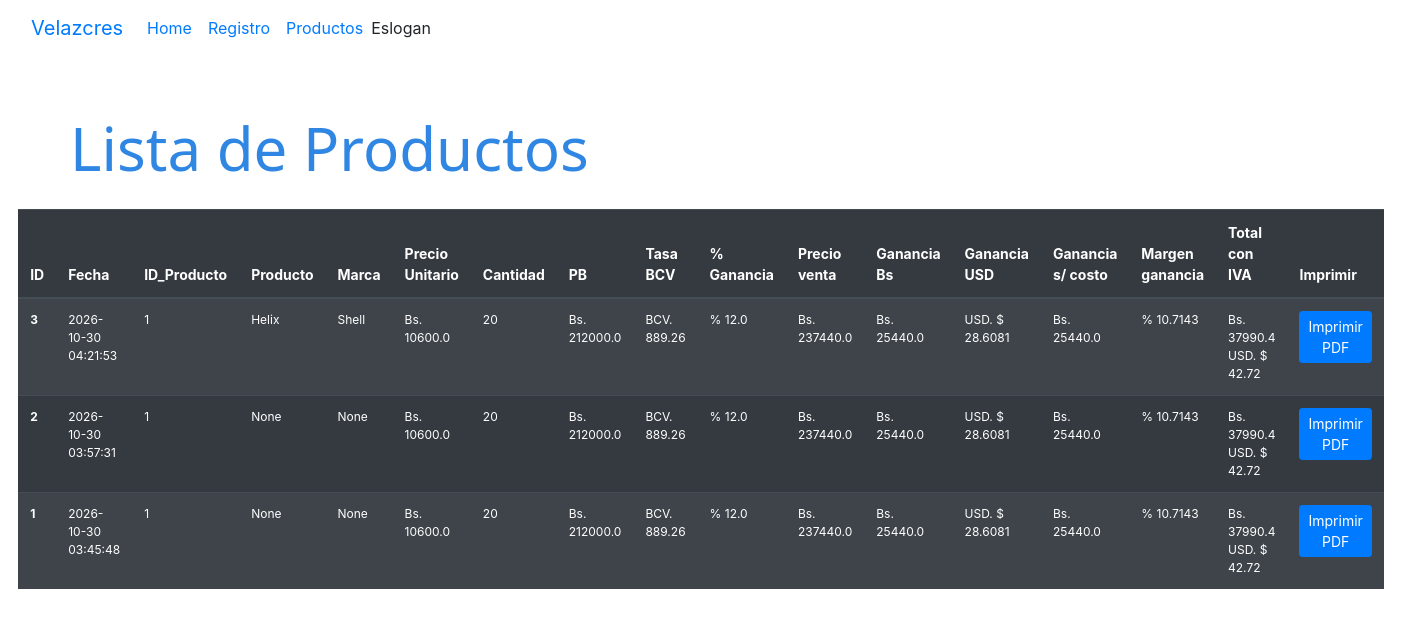
/registros_cotizaciones (signed in), run on an earlier commit of the app's database.
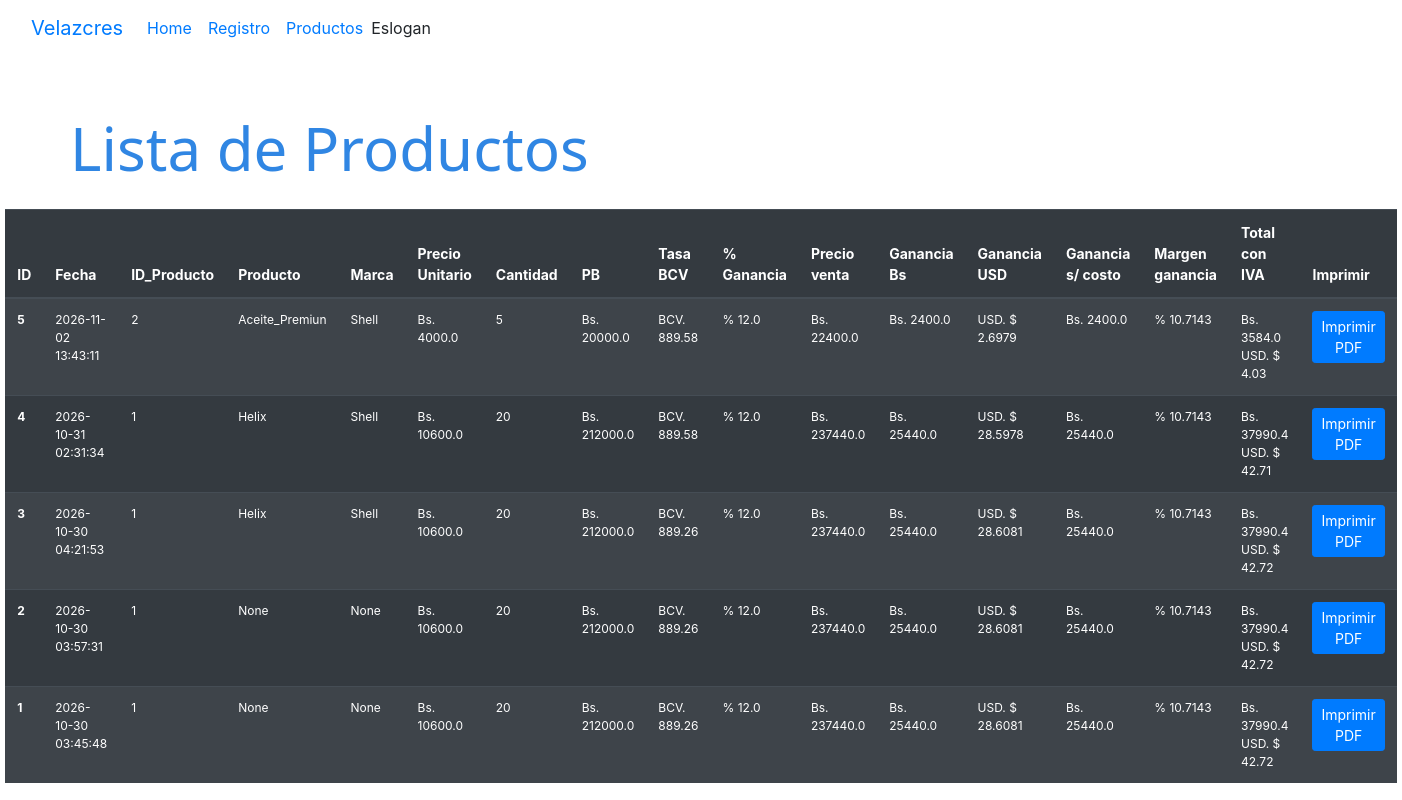
And on a later commit of the database.
### tables this page shows
CREATE TABLE "reg_cotizaciones" (
	"id"	INTEGER,
	"producto_id"	INTEGER NOT NULL,
	"fecha"	TIMESTAMP DEFAULT CURRENT_TIMESTAMP,
	"nombre_producto"	TEXT,
	"marca_producto"	TEXT,
	"precio_unitario"	REAL,
	"cantidad"	INTEGER,
	"precio_total"	REAL,
	"tasa_bcv"	REAL,
	"porcentaje_ganancia"	REAL,
	"precio_venta"	REAL,
	"ganancia_bs"	REAL,
	"ganancia_usd"	REAL,
	"ganancia_sobre_costo"	REAL,
	"margen_ganancia"	REAL,
	"monto_iva"	REAL,
	"precio_con_iva"	REAL,
	"monto_iva_usd"	REAL,
	FOREIGN KEY("producto_id") REFERENCES "productos"("id"),
	PRIMARY KEY("id" AUTOINCREMENT)
);

### conect.py (the view)
@app.route('/registros_cotizaciones')
@login_required
def registros_cotizaciones():
    conn = sqlite3.connect(DB_PATH)
    conn.row_factory = sqlite3.Row
    cursor = conn.cursor()
    cursor = conn.execute('SELECT * FROM reg_cotizaciones ORDER BY id DESC')
    registroscot = cursor.fetchall()
    conn.close()
    return render_template('registros_cotizaciones.html', registroscot=registroscot)

### conect.py (called while the page is built)
@login_manager.user_loader
def load_user(user_id):
    conn = sqlite3.connect(DB_PATH)
    conn.row_factory = sqlite3.Row
    row = conn.execute(
        'SELECT id, nombre, email, nivel, activo FROM usuarios WHERE id = ?', (user_id,)
    ).fetchone()
    conn.close()
    if row:
        return usuario(row['id'], row['nombre'], row['email'], row['nivel'], row['activo'])
    return None

    @property
    def is_active(self):
        return self.activo

### templates/registros_cotizaciones.html (shortened to what this page needs)
<!DOCTYPE html>
<html lang="en">
<head>
    <title>Document</title><head>
    <link rel="stylesheet" href="https://cdn.jsdelivr.net/npm/bootstrap@4.4.1/dist/css/bootstrap.min.css">
    <link rel="stylesheet" href="{{ url_for('static', filename='css/style.css') }}">
</head>
<body>
<header>
        <nav class="navbar navbar-expand-lg bg-body-tertiary">
  <div class="container-fluid">
    <a class="navbar-brand" href="#">Velazcres</a>
    <div class="collapse navbar-collapse" id="navbarText">
      <ul class="navbar-nav me-auto mb-2 mb-lg-0">
        <li class="nav-item">
          <a class="nav-link active" aria-current="page" href="{{ url_for('registros_cotizaciones') }}">Home</a>
        </li>
        <li class="nav-item">
          <a class="nav-link" href="{{ url_for('cotizacion_int') }}">Registro</a>
        </li>
        <li class="nav-item">
          <a class="nav-link" href="{{ url_for('mostrador') }}">Productos</a>
        </li>
      </ul>
      <span class="navbar-text">
        Eslogan
      </span>
    </div>
  </div>
</nav>
</header>
  <h1 class="h1-listado" >Lista de Productos</h1>
    <div>
  <table class="table table-striped table-dark" style="width: 75%; margin-left: auto; margin-right: auto; font-size: 14px;">
    <thead>
      <tr>
        <th>ID</th>
        <th>Fecha</th>
        <th>ID_Producto</th>
        <th>Producto</th>
        <th>Marca</th>
        <th>Precio Unitario</th>
        <th>Cantidad</th>
        <th>PB</th>
        <th>Tasa BCV</th>
        <th>% Ganancia</th>
        <th>Precio venta</th>
        <th>Ganancia Bs</th>
        <th>Ganancia USD</th>
        <th>Ganancia s/ costo</th>
        <th>Margen ganancia</th>
        <th>Total con IVA</th>
        <th>Imprimir</th>
      </tr>
    </thead>
    <tbody style="font-size: 12px;">
      {% for rc in registroscot %}
      <tr>
        <th>{{ rc.id }}</th>
        <td>{{ rc.fecha }}</td>
        <td>{{ rc.producto_id }}</td>
        <td>{{ rc.nombre_producto }}</td>
        <td>{{ rc.marca_producto }}</td>
        <td><span>Bs. </span>{{ rc.precio_unitario }}</td>
        <td>{{ rc.cantidad }}</td>
        <td><span>Bs. </span>{{ rc.precio_total }}</td>
        <td><span>BCV. </span>{{ rc.tasa_bcv }}</td>
        <td><span>% </span>{{ rc.porcentaje_ganancia }}</td>
        <td><span>Bs. </span>{{ rc.precio_venta }}</td>
        <td><span>Bs. </span>{{ rc.ganancia_bs }}</td>
        <td><span>USD. $ </span>{{ rc.ganancia_usd }}</td>
        <td><span>Bs. </span>{{ rc.ganancia_sobre_costo }}</td>
        <td><span>% </span>{{ rc.margen_ganancia }}</td>
        <td>
            <div><span>Bs. </span>{{ rc.monto_iva }}</div>
            <div><span>USD. $ </span>{{ rc.monto_iva_usd }}</div>
        </td>
        <td>
            <a href="{{ url_for('descargar_pdf', id=rc.id) }}" target="_blank" class="btn btn-primary btn-sm">Imprimir PDF</a>
        </td>
      </tr>
      {% else %}
      <tr>
        <td colspan="17" style="text-align: center;">No hay cotizaciones registradas</td>
      </tr>
      {% endfor %}
    </tbody>
</table>
</div>
</body>
</html>

What changed in the data, as far as the page shows it:
added reg_cotizaciones: id "5", fecha "2026-11-02 13:43:11", producto_id "2", nombre_producto "Aceite_Premiun", marca_producto "Shell", precio_unitario "4000.0", cantidad "5", precio_total "20000.0", tasa_bcv "889.58", porcentaje_ganancia "12.0", precio_venta "22400.0", ganancia_bs "2400.0", ganancia_usd "2.6979", ganancia_sobre_costo "2400.0", margen_ganancia "10.7143", monto_iva "3584.0", monto_iva_usd "4.03"
added reg_cotizaciones: id "4", fecha "2026-10-31 02:31:34", producto_id "1", nombre_producto "Helix", marca_producto "Shell", precio_unitario "10600.0", cantidad "20", precio_total "212000.0", tasa_bcv "889.58", porcentaje_ganancia "12.0", precio_venta "237440.0", ganancia_bs "25440.0", ganancia_usd "28.5978", ganancia_sobre_costo "25440.0", margen_ganancia "10.7143", monto_iva "37990.4", monto_iva_usd "42.71"
